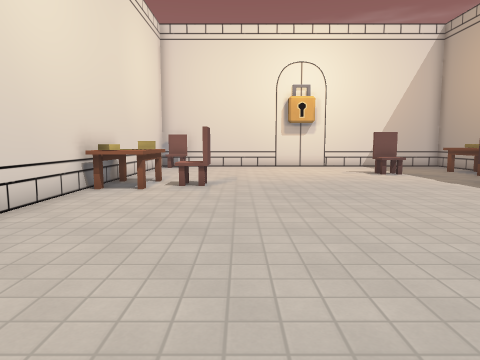
view 1 (above)

15 first-person views from a walk through a 3-D level made in the Godot game engine. The camera is 1.3 m above the floor, tilts 6° down and sees 70° across. The floor is counted in squares, 1 m on a side. Each view is taken from the middle of a square. On the plan, view 1 faces up. The plan holds only what a view shows up to about 15 squares ahead; the rest is blank. Characters and animated objects are left out. Some surface patterns are stand-ins.

view 2
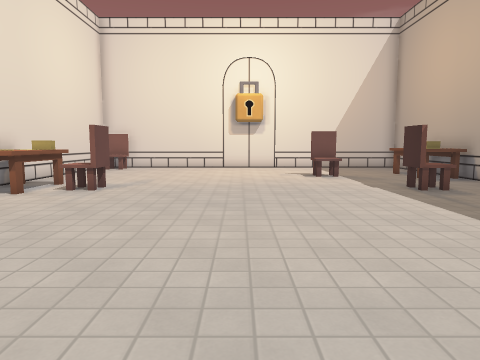

view 3
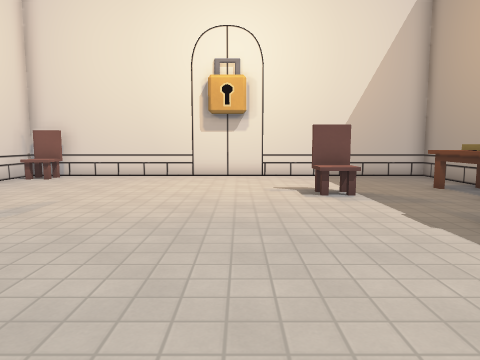

view 4
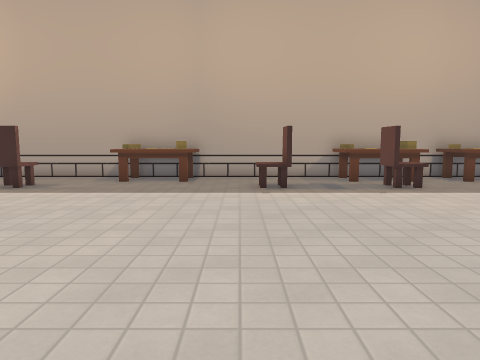

view 5
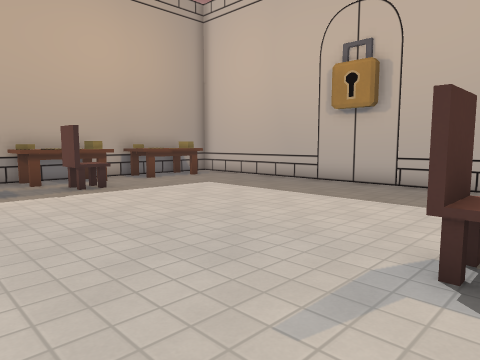

view 6
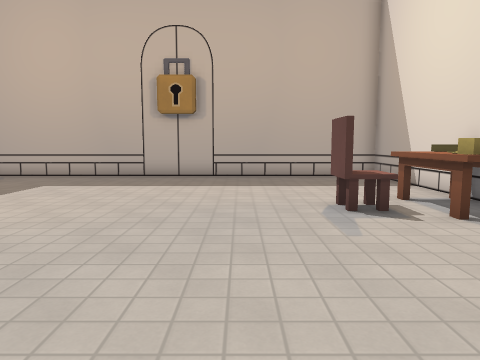

view 7
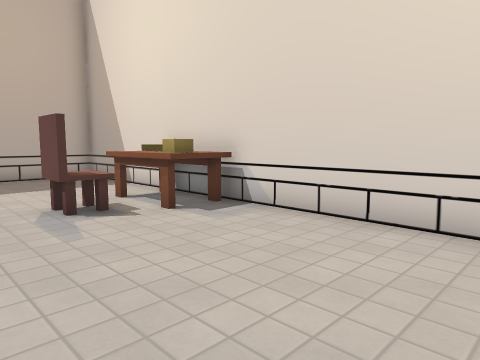

view 8
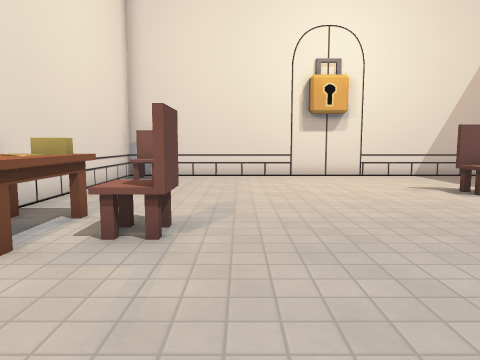

view 9
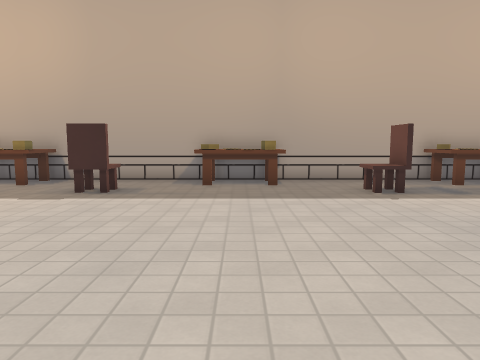

view 10
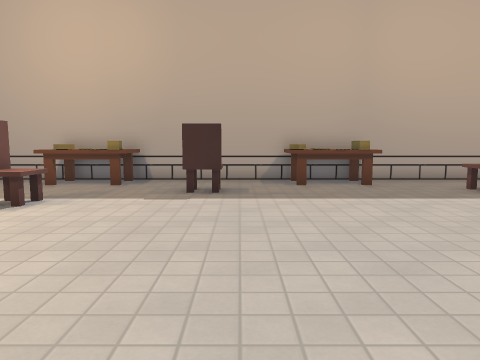

view 11
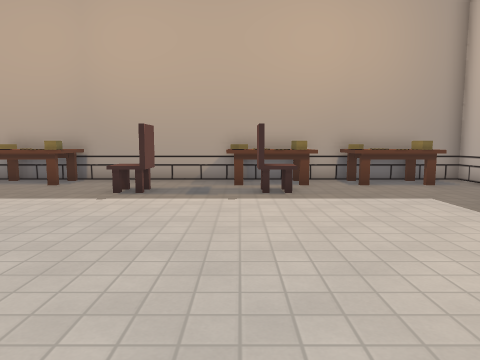

view 12
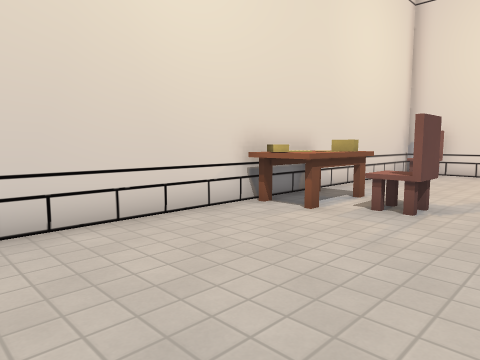

view 13
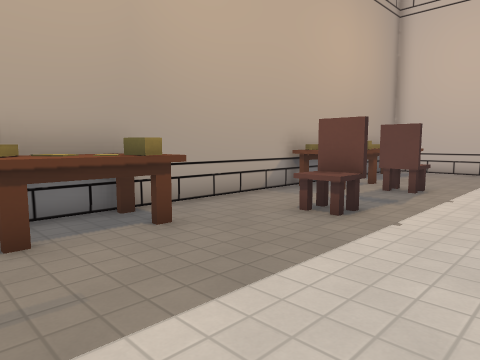

view 14
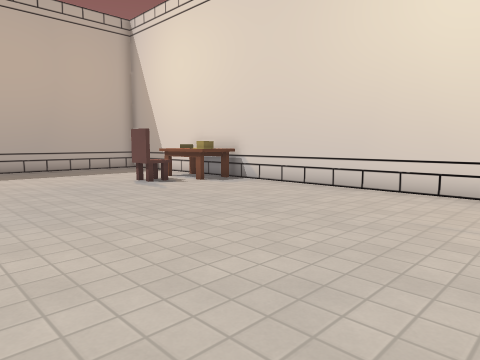

view 15
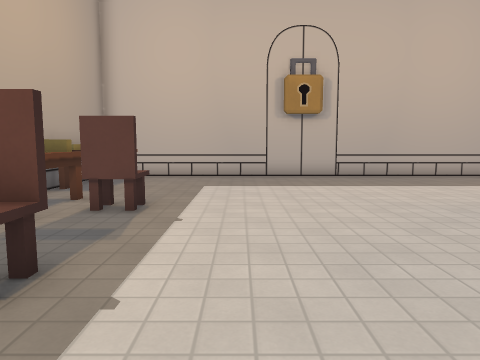

### Floor plan
Points are (right, up) in squares from view 1. A wall is a line through its corners. A room is listed if a view was taken in it or the views show most of it. See-through windows are left out.
Room 1 (views 1, 2, 3, 4, 5, 6, 7, 8, 9, 10, 11, 12, 13, 14, 15)
walls: (7.9, 2.6) (9.1, 2.6); (-1, 11.6) (-1, 10.5) (-2, 10.5); (9, 2.5) (8, 2.5) (8, 3.4); (9.1, 10.5) (8, 10.5) (8, 11.6); (-2, -0.5) (-1, -0.5) (-1, -1.6); (-1.1, -1.6) (-1.1, -0.4); (8, -1.6) (8, -0.5) (9.1, -0.5); (6, 14.6) (6, 15.6); (7.1, 15.4) (6, 15.4); (-2.9, 19.4) (-4, 19.4); (-3, 19.6) (-3, 18.6); (-4.5, -8) (11.5, -8) (11.5, 20) (-4.5, 20) (-4.5, -8)
low walls: (8, 3.4) (9, 3.4); (7, 14.6) (6, 14.6); (-3, 18.6) (-4, 18.6)
objects: table (-4, -2) to (-3, 0); table (-4, 10) to (-3, 12); table (10, -6) to (11, -4); table (10, -2) to (11, 0); table (10, 6) to (11, 8); table (10, 14) to (11, 16)

Where each view was taken, in squares from view 1:
view 1: 0 up, 0 right, facing up
view 2: 1 up, 3 right, facing up
view 3: 6 up, 4 right, facing up
view 4: 4 up, 2 left, facing right
view 5: 3 up, 2 left, facing down-right
view 6: 6 up, 1 right, facing down
view 7: 6 up, 1 right, facing down-left
view 8: 6 up, 0 right, facing up
view 9: 7 up, 1 left, facing right
view 10: 10 up, 1 left, facing right
view 11: 0 up, 1 left, facing right
view 12: 4 up, 1 right, facing up-left
view 13: 9 up, 5 right, facing down-right
view 14: 10 up, 5 right, facing down-left
view 15: 6 up, 6 right, facing down
